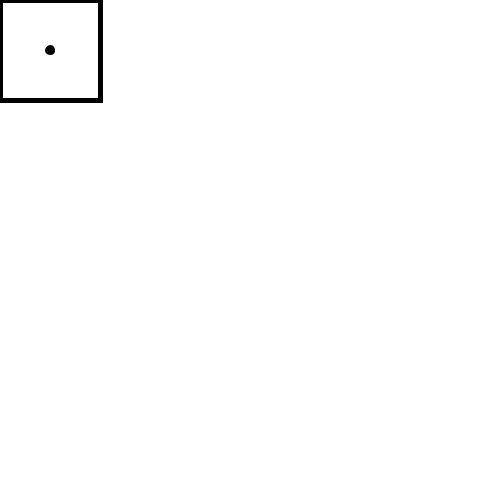
Frame 1 (no input)
Frame 60 (the mouse pressed at the canvas centre just before this capture): identical to frame 1, image omitted
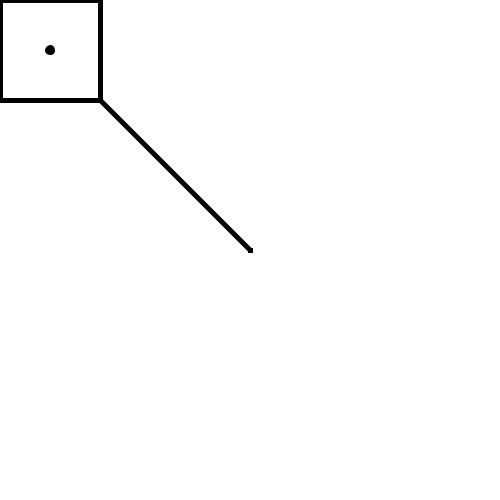
Frame 120 (the mouse held since frame 60 and released just before this capture)

The Processing sketch that drew these frames (run headless with seeded random() and noise(); from frame 60 on, the mouse is pressed at the canvas centre):

// Processing sketch: week01_6
// ── week01_6.pde
//week01_6
float circleSize = 5;

void setup() {
  size(500, 500);
  background(255);
}

void draw() {
  strokeWeight(circleSize);
  if (mousePressed) {
    if (mouseButton == LEFT) stroke(0);
    if (mouseButton == RIGHT) stroke(255);
    line(mouseX, mouseY, pmouseX, pmouseY);
  }
  rect(0, 0, 100, 100);
  ellipse(50, 50, circleSize, circleSize);
}

void mouseWheel(MouseEvent e) {
  circleSize = circleSize - e.getCount();
}
